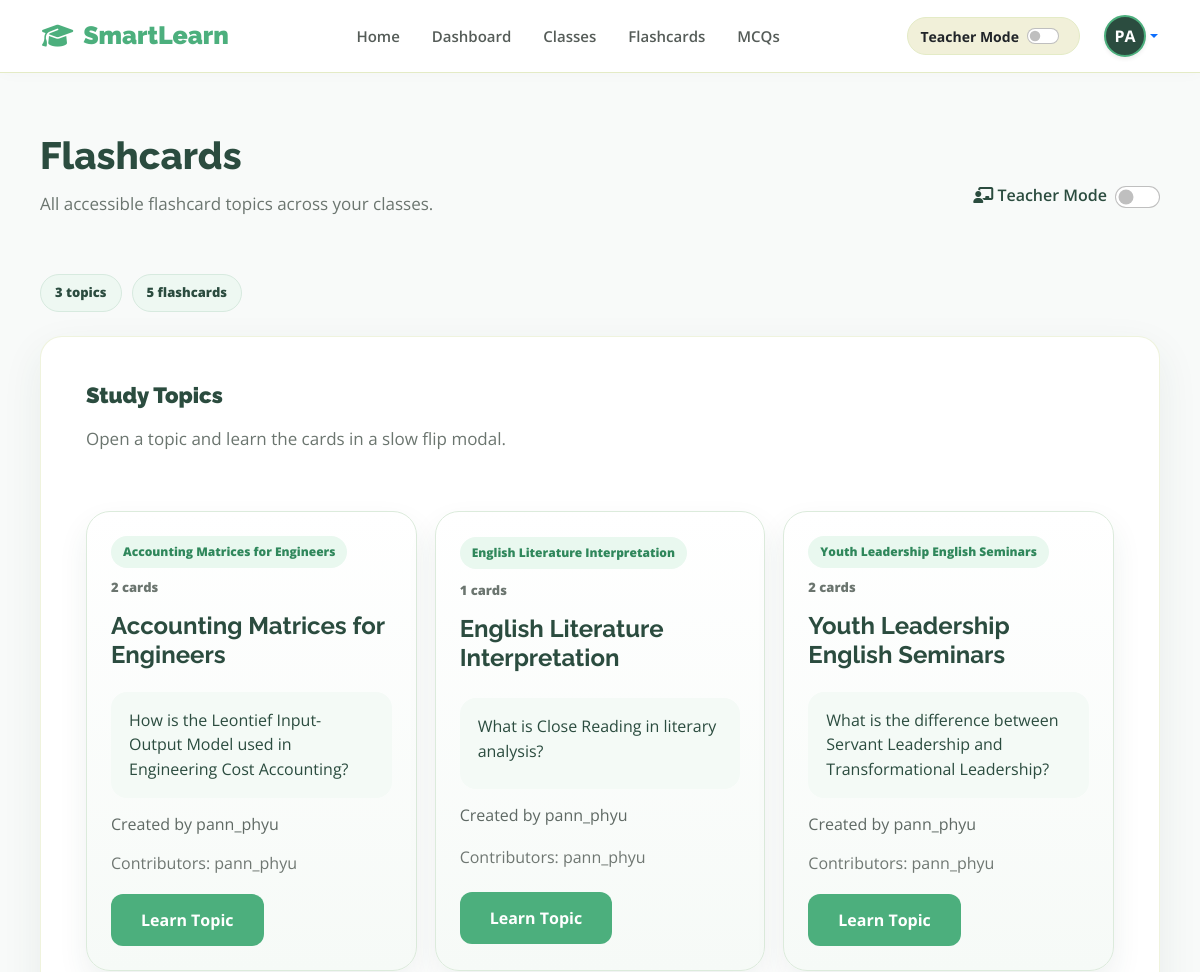
The page /flashcards/ (signed in, upper part) on the database as committed earlier.
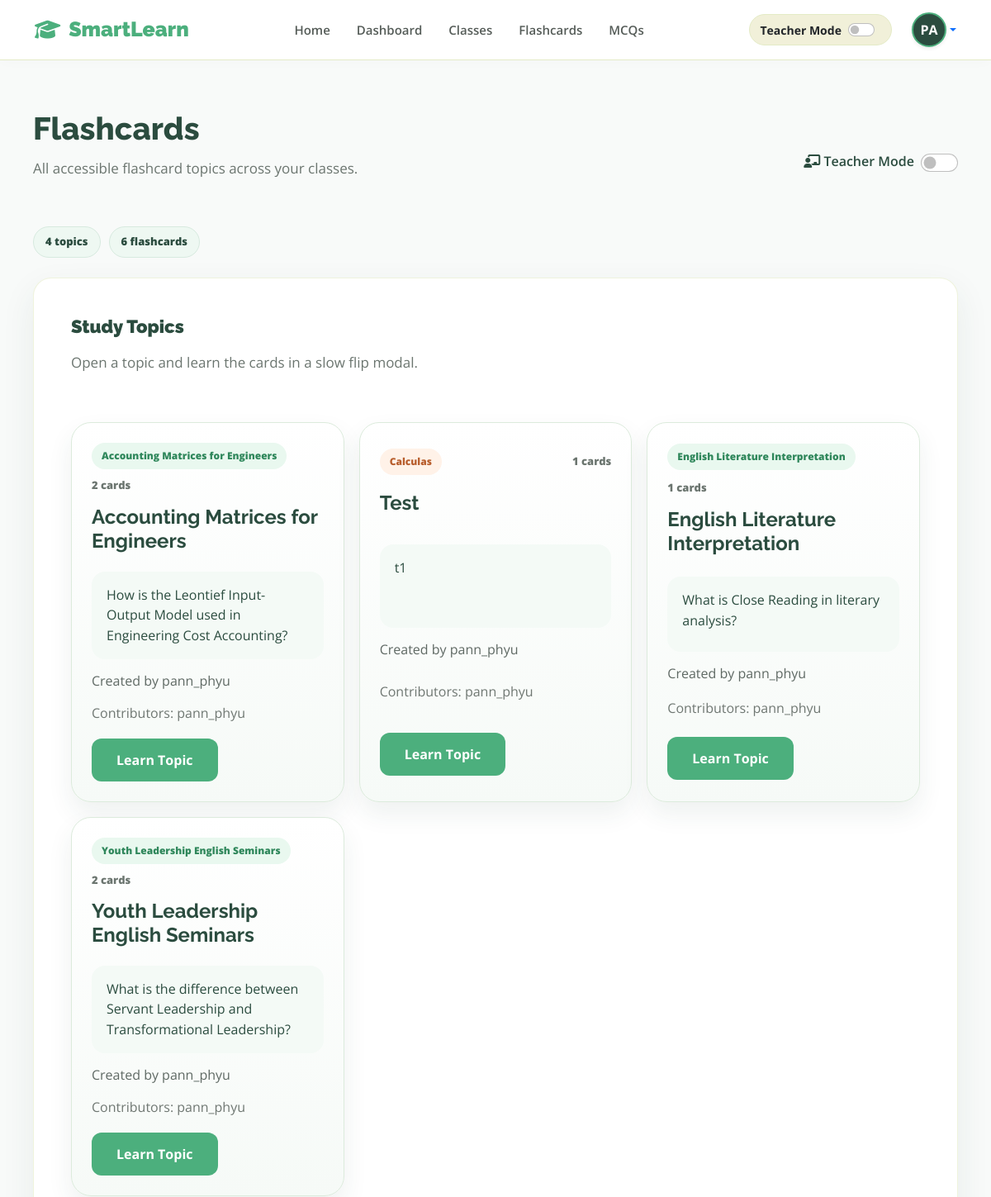
The same page on the database as committed later.
### smartlearnApp/models.py (models this page shows, shortened)
class Classroom(models.Model):
    SUBJECT_CHOICES = [
        ('math', 'Mathematics'),
        ('science', 'Science'),
        ('coding', 'Coding/IT'),
        ('languages', 'Languages'),
        ('arts', 'Arts & Design'),
    ]
    CLASS_TYPES = [
        ('public', 'Public'),
        ('private', 'Private'),
    ]
    class_id = models.AutoField(primary_key=True)
    owner = models.ForeignKey(User, on_delete=models.CASCADE, related_name='owned_classrooms', null=True, blank=True)
    title = models.CharField(max_length=255, null=True, blank=True)
    description = models.TextField()
    subject = models.CharField(max_length=50, choices=SUBJECT_CHOICES, default='math')
    class_type = models.CharField(max_length=20, choices=CLASS_TYPES, default='public', null=True, blank=True)
    price = models.DecimalField(max_digits=10, decimal_places=2, default=0.00)
    created_at = models.DateTimeField(auto_now_add=True)
    created_from_site = models.BooleanField(default=False)

class Flashcard(models.Model):
    flashcard_id = models.AutoField(primary_key=True)
    classroom = models.ForeignKey(Classroom, on_delete=models.CASCADE, related_name='flashcards')
    created_by = models.ForeignKey(User, on_delete=models.CASCADE, related_name='flashcards')
    topic = models.CharField(max_length=120)
    front = models.TextField()
    back = models.TextField()
    created_at = models.DateTimeField(auto_now_add=True)

### smartlearnApp/views.py (the view)
# urls.py: path('flashcards/', views.all_flashcards_view, name='all_flashcards'),
def all_flashcards_view(request):
    current_user =request.user
    accessible_classrooms = get_accessible_classrooms(current_user)
    flashcard_groups = []
    for classroom in accessible_classrooms:
        classroom_flashcards = list(
            Flashcard.objects.filter(classroom=classroom)
            .select_related('created_by')
            .order_by('topic', '-created_at')
        )
        classroom_topic_map = OrderedDict()
        for flashcard in classroom_flashcards:
            group_key = flashcard.topic
            group = classroom_topic_map.get(group_key)
            if not group:
                group = {
                    'classroom_id': classroom.class_id,
                    'classroom_title': classroom.title,
                    'class_type': classroom.class_type,
                    'topic': flashcard.topic,
                    'topic_slug': slugify(flashcard.topic) or 'flashcard-topic',
                    'modal_key': f'{classroom.class_id}-{slugify(flashcard.topic) or "flashcard-topic"}',
                    'cards': [],
                    'contributors': [],
                    'primary_creator': flashcard.created_by.username,
                    'preview_front': flashcard.front,
                }
                classroom_topic_map[group_key] = group
            group['cards'].append({
                'front': flashcard.front,
                'back': flashcard.back,
            })
            if flashcard.created_by.username not in group['contributors']:
                group['contributors'].append(flashcard.created_by.username)
        for group in classroom_topic_map.values():
            contributor_count = len(group['contributors'])
            if contributor_count == 1:
                contributor_summary = group['contributors'][0]
            else:
                contributor_summary = f"{group['contributors'][0]} + {contributor_count - 1} more"
            group['total_cards'] = len(group['cards'])
            group['contributor_summary'] = contributor_summary
            flashcard_groups.append(group)
    return render(request, 'all_flashcards.html', {
        'current_user': current_user,
        'flashcard_groups': flashcard_groups,
        'total_flashcards': sum(group['total_cards'] for group in flashcard_groups),
        'total_topics': len(flashcard_groups),
    })

### smartlearnApp/views.py (called while the page is built)
def user_can_enter_classroom(classroom, user):
    if classroom.owner == user or classroom.class_type == 'public':
        return True
    return Enrollment.objects.filter(
        classroom=classroom,
        student=user,
        status='approved'
    ).exists()

def get_accessible_classrooms(user):
    classrooms = Classroom.objects.select_related('owner').all().order_by('title')
    accessible = []
    for classroom in classrooms:
        if user_can_enter_classroom(classroom, user):
            accessible.append(classroom)
    return accessible

### smartlearnApp/templates/all_flashcards.html (shortened to what this page needs)
{% extends 'base.html' %}
{% block content %}
<div class="learning-page-header">
    <div class="learning-title-row d-flex justify-content-between align-items-center">
        <div>
            <h2 class="page-heading-large">Flashcards</h2>
            <p class="subtext-muted">All accessible flashcard topics across your classes.</p>
        </div>
        <div class="d-flex align-items-center gap-3">
            <div class="teacher-toggle d-flex align-items-center gap-2">
                <span><i class="fa-solid fa-chalkboard-user"></i> Teacher Mode</span>
                <div class="form-check form-switch m-0">
                    <input class="form-check-input" type="checkbox" role="switch" id="teacherModeToggle" style="cursor: pointer; width: 45px; height: 22px;">
                </div>
            </div>
        </div>
    </div>
    <div class="learning-stats">
        <span class="stat-chip">{{ total_topics }} topics</span>
        <span class="stat-chip">{{ total_flashcards }} flashcards</span>
    </div>
</div>
<section class="styled-card">
    <div class="learning-section-head">
        <div>
            <h3 class="section-heading">Study Topics</h3>
            <p class="subtext-muted">Open a topic and learn the cards in a slow flip modal.</p>
        </div>
    </div>
    <div class="topic-collection-grid">
        {% for group in flashcard_groups %}
            <article class="topic-collection-card topic-item-card" data-owner="{{ group.primary_creator }}">
                <div class="topic-collection-topline">
                    <span class="status-badge {% if group.class_type == 'public' %}badge-public{% else %}badge-private{% endif %}">{{ group.classroom_title }}</span>
                    <span class="topic-card-count">{{ group.total_cards }} cards</span>
                </div>
                <h4>{{ group.topic }}</h4>
                <p class="topic-preview">{{ group.preview_front }}</p>
                <p class="topic-meta">Created by {{ group.primary_creator }}</p>
                <p class="topic-meta muted">Contributors: {{ group.contributor_summary }}</p>
                <div class="topic-collection-actions">
                    <button type="button" class="btn-primary learn-topic-btn" data-learn-topic="{{ group.modal_key }}">Learn Topic</button>
                </div>
            </article>
        {% empty %}
            <div class="empty-study-state">No accessible flashcards yet.</div>
        {% endfor %}
    </div>
</section>
{% endblock %}

### smartlearnApp/templates/base.html (shortened to what this page needs)
{% load static %}
<!DOCTYPE html>
<html lang="en">
<head>
    <link href="https://cdn.jsdelivr.net/npm/bootstrap@5.0.0/dist/css/bootstrap.min.css" rel="stylesheet">
    <link rel="stylesheet" href="https://cdnjs.cloudflare.com/ajax/libs/font-awesome/6.5.2/css/all.min.css">
    <link rel="stylesheet" href="{% static 'css/style.css' %}">
</head>
<body>
    <header class="navbar navbar-expand-lg navbar-light sticky-top">
        <div class="container">
            <a href="{% url 'home' %}" class="logo">
                <i class="fa-solid fa-graduation-cap"></i> SmartLearn
            </a>
            <div class="collapse navbar-collapse" id="mainNavbar">
                <ul class="navbar-nav mx-auto mb-2 mb-lg-0">
                    <li class="nav-item"><a class="nav-link px-3" href="{% url 'home' %}">Home</a></li>
                    <li class="nav-item"><a class="nav-link px-3" href="{% url 'dashboard' %}">Dashboard</a></li>
                    <li class="nav-item"><a class="nav-link px-3" href="{% url 'browse_classes' %}">Classes</a></li>
                    <li class="nav-item"><a class="nav-link px-3" href="{% url 'all_flashcards' %}">Flashcards</a></li>
                    <li class="nav-item"><a class="nav-link px-3" href="{% url 'all_mcqs' %}">MCQs</a></li>
                </ul>
                <div class="d-flex align-items-center gap-3">
                    <div class="teacher-toggle-box d-flex align-items-center me-2">
                        <span class="fw-bold me-2 small text-dark">Teacher Mode</span>
                        <div class="form-check form-switch m-0">
                            <input class="form-check-input" type="checkbox" id="teacherModeToggle" style="cursor: pointer;" checked>
                        </div>
                    </div>
                    {% if user.is_authenticated %}
                        <div class="dropdown">
                            <a href="#" class="d-flex align-items-center text-decoration-none dropdown-toggle" id="profileDropdown" data-bs-toggle="dropdown" aria-expanded="false">
                                <div class="rounded-circle d-flex align-items-center justify-content-center text-white fw-bold shadow-sm"
                                     style="width: 42px; height: 42px; background-color: #2b4c3f; border: 2px solid #4CAF7D;">
                                    {{ request.user.username|slice:":2"|upper }}
                                </div>
                            </a>
                        </div>
                    {% else %}
                        <a href="{% url 'login' %}" class="btn btn-matcha-outline">Sign In</a>
                        <a href="{% url 'register' %}" class="btn btn-matcha-primary">Get Started</a>
                    {% endif %}
                </div>
            </div>
        </div>
    </header>
    <main class="main-container">
        {% block content %}{% endblock %}
    </main>
</body>
</html>

Rows that differ between the two databases and show on the page:
now on this page (row unchanged): Classroom: classroom_title "Calculas"
added Flashcard: topic "Test", preview_front "t1"
Other text that changed with them:
{{ total_topics }}: "3" → "4"
{{ total_flashcards }}: "5" → "6"
new list line: "1 cards Created by Contributors: Learn Topic"
new list line: "pann_phyu pann_phyu"
